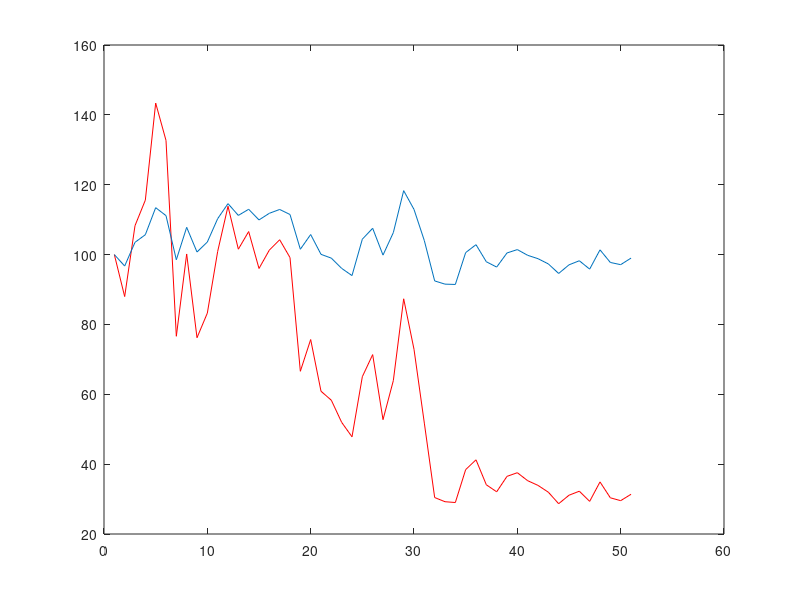

Reproduce this figure in MATLAB.
T=50;
r=0.05;
sigma=0.2;
S=100;
N=1;
dt=1;
dB=randn(N,T);
X=S*ones(N,1);
Z=S*ones(N,1);
K=100;
for i=2:T+1
    X(:,i)=X(:,i-1)+r*X(:,i-1)*dt/12+sigma*X(:,i-1).*dB(:,i-1);
    Z(:,i)=Z(:,i-1).*exp((r-sigma^2/2)*dt/12+sigma*(dt/12)^0.5*dB(:,i-1));
end
plot(X,'red')
hold on
plot(Z)